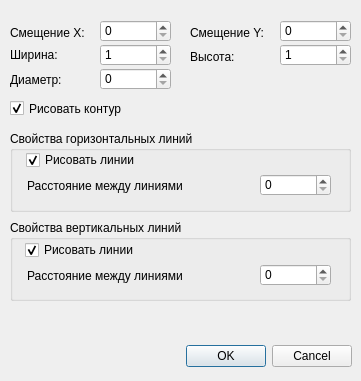
<?xml version="1.0" encoding="UTF-8"?>
<ui version="4.0">
 <class>AddGridDialog</class>
 <widget class="QDialog" name="AddGridDialog">
  <property name="geometry">
   <rect>
    <x>0</x>
    <y>0</y>
    <width>361</width>
    <height>381</height>
   </rect>
  </property>
  <property name="windowTitle">
   <string>Добавить сетку</string>
  </property>
  <widget class="QDialogButtonBox" name="buttonBox">
   <property name="geometry">
    <rect>
     <x>11</x>
     <y>340</y>
     <width>341</width>
     <height>32</height>
    </rect>
   </property>
   <property name="orientation">
    <enum>Qt::Horizontal</enum>
   </property>
   <property name="standardButtons">
    <set>QDialogButtonBox::Cancel|QDialogButtonBox::Ok</set>
   </property>
  </widget>
  <widget class="QLabel" name="label_8">
   <property name="geometry">
    <rect>
     <x>190</x>
     <y>25</y>
     <width>81</width>
     <height>16</height>
    </rect>
   </property>
   <property name="text">
    <string>Смещение Y:</string>
   </property>
  </widget>
  <widget class="QSpinBox" name="spinWidth">
   <property name="geometry">
    <rect>
     <x>100</x>
     <y>44</y>
     <width>71</width>
     <height>22</height>
    </rect>
   </property>
   <property name="minimum">
    <number>1</number>
   </property>
   <property name="maximum">
    <number>99999</number>
   </property>
  </widget>
  <widget class="QSpinBox" name="spinHeight">
   <property name="geometry">
    <rect>
     <x>280</x>
     <y>44</y>
     <width>71</width>
     <height>22</height>
    </rect>
   </property>
   <property name="minimum">
    <number>1</number>
   </property>
   <property name="maximum">
    <number>99999</number>
   </property>
  </widget>
  <widget class="QSpinBox" name="spinOffsetY">
   <property name="geometry">
    <rect>
     <x>280</x>
     <y>20</y>
     <width>71</width>
     <height>22</height>
    </rect>
   </property>
   <property name="maximum">
    <number>99999</number>
   </property>
  </widget>
  <widget class="QSpinBox" name="spinOffsetX">
   <property name="geometry">
    <rect>
     <x>100</x>
     <y>20</y>
     <width>71</width>
     <height>22</height>
    </rect>
   </property>
   <property name="maximum">
    <number>99999</number>
   </property>
  </widget>
  <widget class="QLabel" name="label">
   <property name="geometry">
    <rect>
     <x>10</x>
     <y>47</y>
     <width>53</width>
     <height>16</height>
    </rect>
   </property>
   <property name="text">
    <string>Ширина:</string>
   </property>
  </widget>
  <widget class="QSpinBox" name="spinDiameter">
   <property name="geometry">
    <rect>
     <x>100</x>
     <y>68</y>
     <width>71</width>
     <height>22</height>
    </rect>
   </property>
   <property name="maximum">
    <number>99999</number>
   </property>
   <property name="value">
    <number>0</number>
   </property>
  </widget>
  <widget class="QLabel" name="label_3">
   <property name="geometry">
    <rect>
     <x>10</x>
     <y>72</y>
     <width>61</width>
     <height>16</height>
    </rect>
   </property>
   <property name="text">
    <string>Диаметр:</string>
   </property>
  </widget>
  <widget class="QLabel" name="label_7">
   <property name="geometry">
    <rect>
     <x>10</x>
     <y>25</y>
     <width>81</width>
     <height>16</height>
    </rect>
   </property>
   <property name="text">
    <string>Смещение X:</string>
   </property>
  </widget>
  <widget class="QLabel" name="label_2">
   <property name="geometry">
    <rect>
     <x>190</x>
     <y>47</y>
     <width>51</width>
     <height>20</height>
    </rect>
   </property>
   <property name="text">
    <string>Высота:</string>
   </property>
  </widget>
  <widget class="QGroupBox" name="groupBox">
   <property name="geometry">
    <rect>
     <x>10</x>
     <y>131</y>
     <width>341</width>
     <height>81</height>
    </rect>
   </property>
   <property name="title">
    <string>Свойства горизонтальных линий</string>
   </property>
   <widget class="QCheckBox" name="checkPrintHorLines">
    <property name="geometry">
     <rect>
      <x>16</x>
      <y>19</y>
      <width>301</width>
      <height>20</height>
     </rect>
    </property>
    <property name="text">
     <string>Рисовать линии</string>
    </property>
    <property name="checked">
     <bool>true</bool>
    </property>
   </widget>
   <widget class="QSpinBox" name="spinHorLinesDistance">
    <property name="geometry">
     <rect>
      <x>250</x>
      <y>43</y>
      <width>71</width>
      <height>22</height>
     </rect>
    </property>
    <property name="maximum">
     <number>99999</number>
    </property>
   </widget>
   <widget class="QLabel" name="label_4">
    <property name="geometry">
     <rect>
      <x>17</x>
      <y>40</y>
      <width>211</width>
      <height>31</height>
     </rect>
    </property>
    <property name="text">
     <string>&lt;html&gt;&lt;head/&gt;&lt;body&gt;&lt;p&gt;Расстояние между линиями&lt;/p&gt;&lt;/body&gt;&lt;/html&gt;</string>
    </property>
   </widget>
  </widget>
  <widget class="QGroupBox" name="groupBox_2">
   <property name="geometry">
    <rect>
     <x>10</x>
     <y>220</y>
     <width>341</width>
     <height>81</height>
    </rect>
   </property>
   <property name="title">
    <string>Свойства вертикальных линий</string>
   </property>
   <widget class="QSpinBox" name="spinVerLinesDistance">
    <property name="geometry">
     <rect>
      <x>250</x>
      <y>44</y>
      <width>71</width>
      <height>22</height>
     </rect>
    </property>
    <property name="maximum">
     <number>99999</number>
    </property>
   </widget>
   <widget class="QLabel" name="label_10">
    <property name="geometry">
     <rect>
      <x>17</x>
      <y>40</y>
      <width>211</width>
      <height>31</height>
     </rect>
    </property>
    <property name="text">
     <string>Расстояние между линиями</string>
    </property>
   </widget>
   <widget class="QCheckBox" name="checkPrintVerLines">
    <property name="geometry">
     <rect>
      <x>15</x>
      <y>20</y>
      <width>301</width>
      <height>20</height>
     </rect>
    </property>
    <property name="text">
     <string>Рисовать линии</string>
    </property>
    <property name="checked">
     <bool>true</bool>
    </property>
   </widget>
  </widget>
  <widget class="QCheckBox" name="checkPrintContour">
   <property name="geometry">
    <rect>
     <x>10</x>
     <y>100</y>
     <width>121</width>
     <height>17</height>
    </rect>
   </property>
   <property name="text">
    <string>Рисовать контур</string>
   </property>
   <property name="checked">
    <bool>true</bool>
   </property>
  </widget>
 </widget>
 <tabstops>
  <tabstop>spinOffsetX</tabstop>
  <tabstop>spinOffsetY</tabstop>
  <tabstop>spinWidth</tabstop>
  <tabstop>spinHeight</tabstop>
  <tabstop>spinDiameter</tabstop>
  <tabstop>checkPrintContour</tabstop>
  <tabstop>checkPrintHorLines</tabstop>
  <tabstop>spinHorLinesDistance</tabstop>
  <tabstop>checkPrintVerLines</tabstop>
  <tabstop>spinVerLinesDistance</tabstop>
  <tabstop>buttonBox</tabstop>
 </tabstops>
 <resources/>
 <connections>
  <connection>
   <sender>buttonBox</sender>
   <signal>accepted()</signal>
   <receiver>AddGridDialog</receiver>
   <slot>accept()</slot>
   <hints>
    <hint type="sourcelabel">
     <x>248</x>
     <y>254</y>
    </hint>
    <hint type="destinationlabel">
     <x>157</x>
     <y>274</y>
    </hint>
   </hints>
  </connection>
  <connection>
   <sender>buttonBox</sender>
   <signal>rejected()</signal>
   <receiver>AddGridDialog</receiver>
   <slot>reject()</slot>
   <hints>
    <hint type="sourcelabel">
     <x>316</x>
     <y>260</y>
    </hint>
    <hint type="destinationlabel">
     <x>286</x>
     <y>274</y>
    </hint>
   </hints>
  </connection>
 </connections>
</ui>
